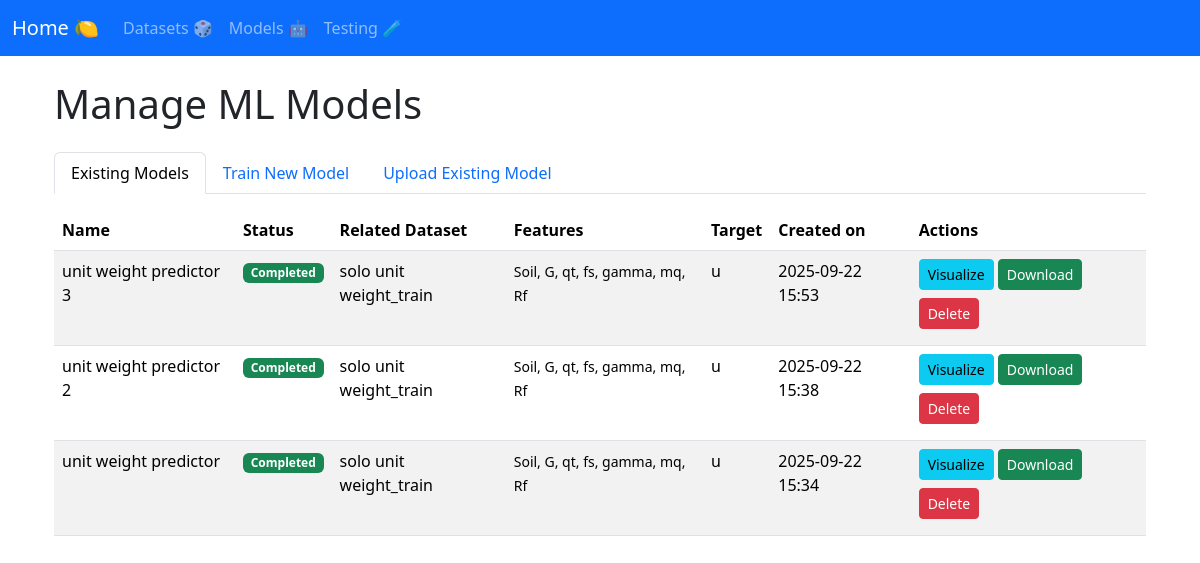
Page /manage_MLmodels/ on the earlier database version.
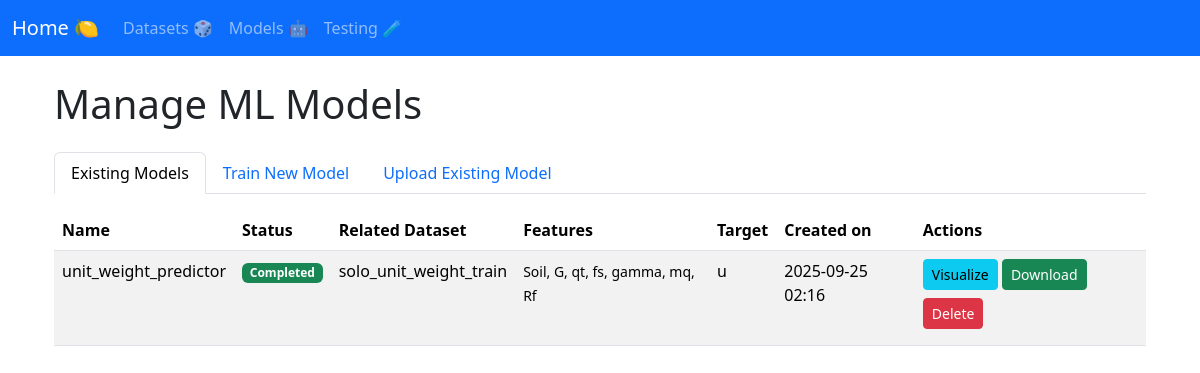
Same page on the later database version.
### manage_MLmodels/models.py (models this page shows, shortened)
class MLModel(models.Model):
    file = models.FileField(
        upload_to="MLmodels/",
        help_text="The ZIP file containing the model on Autogluon format",
        blank=True,
        null=True,
    )
    name = models.CharField(max_length=100, help_text="Name of the model")
    description = models.TextField(
        blank=True,
        null=True,
        help_text="A brief description about the model and it's purpouse",
    )
    related_dataset = models.ForeignKey(
        "manage_datasets.Dataset", on_delete=models.SET_NULL, null=True, blank=True
    )
    features = models.JSONField(
        help_text="List of features used by the model", blank=True, null=True
    )
    target = models.CharField(max_length=100, help_text="Target variable name")
    model_type = models.CharField(
        max_length=100,
        default="TabularPredictor",
        help_text="Type of model, e.g., TabularPredictor",
    )
    STATUS_CHOICES = [
        ("TRAINING", "Training"),
        ("COMPLETED", "Completed"),
        ("FAILED", "Failed"),
    ]
    status = models.CharField(
        max_length=10,
        choices=STATUS_CHOICES,
        default="COMPLETED",
        help_text="The current status of the model.",
    )
    date = models.DateTimeField(
        auto_now_add=True, help_text="Date and time when the dataset was uploaded"
    )
    uploaded_by = models.ForeignKey(
        User,
        on_delete=models.SET_NULL,
        blank=True,
        null=True,
        help_text="User who uploaded the model",
    )
    is_evaluated = models.BooleanField(
        default=False, help_text="Indicates if the model has been evaluated."
    )
    evaluation_date = models.DateTimeField(
        blank=True,
        null=True,
        help_text="Date and time when the model was last evaluated.",
    )
    evaluation_metrics = models.JSONField(
        blank=True,
        null=True,
        help_text="Key-value pairs of evaluation metrics (e.g., accuracy, F1-score).",
    )
    evaluation_plots = models.JSONField(
        blank=True,
        null=True,
        help_text="Cached plots from model evaluation or prediction simulations.",
    )

### manage_datasets/models.py (models this page shows)
class Dataset(models.Model):
    file = models.FileField(
        upload_to="datasets/", help_text="The CSV file containing the dataset"
    )
    name = models.CharField(max_length=100, help_text="Name of the dataset")
    separator = models.CharField(
        max_length=10,
        default=",",
        help_text="Separator used in the CSV file (e.g., ',', ';', '\t')",
    )
    encoding = models.CharField(
        max_length=20,
        default="utf-8",
        help_text="Encoding of the CSV file (e.g., 'utf-8', 'latin-1')",
    )
    description = models.TextField(
        blank=True, null=True, help_text="A brief description of the dataset's contents"
    )
    date = models.DateTimeField(
        auto_now_add=True, help_text="Date and time when the dataset was uploaded"
    )
    n_rows = models.IntegerField(default=0, help_text="Number of rows in the dataset")
    columns = models.JSONField(
        help_text="JSON representation of the column names and their data types"
    )
    n_columns = models.IntegerField(
        default=0, help_text="Number of columns in the dataset"
    )
    uploaded_by = models.ForeignKey(
        User,
        on_delete=models.SET_NULL,
        blank=True,
        null=True,
        help_text="User who uploaded the dataset",
    )
    plots_context = models.JSONField(
        blank=True, null=True, help_text="Cached plots for visualization"
    )
    stats_context = models.JSONField(
        blank=True, null=True, help_text="Cached stats for visualization"
    )
    head_context = models.TextField(
        blank=True,
        null=True,
        help_text="Cached HTML for the head of the dataset for visualization",
    )
    def __str__(self):
        return str(self.name)

### manage_MLmodels/views.py (the view, shortened to what this page needs)
# urls.py: path("", include("manage_MLmodels.urls")),
def manage_MLmodels(request):
    upload_form = None
    train_form = None
    selected_target = ""
    selected_features = []
    upload_form = upload_form or UploadMLModelForm(prefix="upload")
    if train_form is None:
        dataset_id = request.GET.get("train-dataset")
        if dataset_id:
            try:
                dataset = Dataset.objects.get(pk=dataset_id)
                columns = (
                    list(dataset.columns.keys())
                    if isinstance(dataset.columns, dict)
                    else list(dataset.columns or [])
                )
                choices = [
                    (c, c) for c in columns
                ]  # Instantiate with the dataset's initial value to show the select already with a value
                train_form = TrainMLModelForm(
                    prefix="train", initial={"dataset": dataset}
                )
                train_form.fields["target"].choices = choices
                train_form.fields["features"].choices = choices
            except Dataset.DoesNotExist:
                train_form = TrainMLModelForm(prefix="train")
        else:
            train_form = TrainMLModelForm(prefix="train")
    selected_features_json = json.dumps(selected_features)
    models = MLModel.objects.all().order_by("-date")
    context = {
        "models": models,
        "upload_form": upload_form,
        "train_form": train_form,
        "selected_target": selected_target,
        "selected_features_json": selected_features_json,
    }
    return render(request, "manage_MLmodels.html", context)

### templates/manage_MLmodels.html (shortened to what this page needs)
{% extends "base.html" %}
{% block content %}
<div class="container mt-4">
    <h1 class="mb-4">Manage ML Models</h1>
    <ul class="nav nav-tabs" id="modelTabs" role="tablist">
        <li class="nav-item" role="presentation">
            <button class="nav-link active" id="list-tab" data-bs-toggle="tab" data-bs-target="#list-panel" type="button" role="tab" aria-controls="list-panel" aria-selected="true">Existing Models</button>
        </li>
        <li class="nav-item" role="presentation">
            <button class="nav-link" id="train-tab" data-bs-toggle="tab" data-bs-target="#train-panel" type="button" role="tab" aria-controls="train-panel" aria-selected="false">Train New Model</button>
        </li>
        <li class="nav-item" role="presentation">
            <button class="nav-link" id="upload-tab" data-bs-toggle="tab" data-bs-target="#upload-panel" type="button" role="tab" aria-controls="upload-panel" aria-selected="false">Upload Existing Model</button>
        </li>
    </ul>
    <div class="tab-content" id="modelTabsContent">
        <div class="tab-pane fade show active" id="list-panel" role="tabpanel" aria-labelledby="list-tab">
            <div class="table-responsive mt-3">
                <table class="table table-striped table-hover">
                    <thead>
                        <tr>
                            <th scope="col">Name</th>
                            <th scope="col">Status</th>
                            <th scope="col">Related Dataset</th>
                            <th scope="col">Features</th>
                            <th scope="col">Target</th>
                            <th scope="col">Created on</th>
                            <th scope="col">Actions</th>
                        </tr>
                    </thead>
                    <tbody>
                        {% for model in models %}
                        <tr id="model-row-{{ model.id }}" {% if model.status == 'TRAINING' %}data-is-training="true"{% endif %}>
                            {% include "_MLmodel_row_partial.html" %}
                        </tr>
                        {% empty %}
                        <tr>
                            <td colspan="7" class="text-center">No models found.</td>
                        </tr>
                        {% endfor %}
                    </tbody>
                </table>
            </div>
        </div>
    </div>
</div>
{% endblock %}

### templates/_MLmodel_row_partial.html (shortened to what this page needs)
<td>{{ model.name }}</td>
<td>
    {% if model.status == 'TRAINING' %}
        <span class="badge bg-warning text-dark">{{ model.get_status_display }} <span class="spinner-border spinner-border-sm" role="status" aria-hidden="true"></span></span>
    {% elif model.status == 'COMPLETED' %}
        <span class="badge bg-success">{{ model.get_status_display }}</span>
    {% elif model.status == 'FAILED' %}
        <span class="badge bg-danger">{{ model.get_status_display }}</span>
    {% else %}
        <span class="badge bg-secondary">{{ model.get_status_display }}</span>
    {% endif %}
</td>
<td>{{ model.related_dataset.name|default:"N/A" }}</td>
<td>
    {% if model.features %}
        <small>{{ model.features|join:", " }}</small>
    {% else %}
        <span class="text-muted">N/A</span>
    {% endif %}
</td>
<td>{{ model.target|default_if_none:"N/A" }}</td>
<td>{{ model.date|date:"Y-m-d H:i" }}</td>
<td>
    <a href="{% url 'visualize_MLmodel_view' model.id %}"
        class="btn btn-sm btn-info mb-2 visualize-btn"
        >
        Visualize
    </a>
    {% if model.file %}
    <a href="{% url 'download_MLmodel_view' model.id %}"
        class="btn btn-sm btn-success mb-2">
        Download
    </a>
    {% endif %}
    <a href="{% url 'delete_MLmodel_view' model.id %}"
        class="btn btn-sm btn-danger mb-2"
        onclick="return confirm('Are you sure you want to delete this model?');">
        Delete
    </a>
</td>

Differences in the rows shown:
removed MLModel: name "unit weight predictor 3", status "Completed", related_dataset.name "solo unit weight_train", features "Soil, G, qt, fs, gamma, mq, Rf", target "u", date "2025-09-22 15:53", shows "Download"
removed MLModel: name "unit weight predictor 2", status "Completed", related_dataset.name "solo unit weight_train", features "Soil, G, qt, fs, gamma, mq, Rf", target "u", date "2025-09-22 15:38", shows "Download"
removed MLModel: name "unit weight predictor", status "Completed", related_dataset.name "solo unit weight_train", features "Soil, G, qt, fs, gamma, mq, Rf", target "u", date "2025-09-22 15:34", shows "Download"
added MLModel: name "unit_weight_predictor", status "Completed", related_dataset.name "solo_unit_weight_train", features "Soil, G, qt, fs, gamma, mq, Rf", target "u", date "2025-09-25 02:16", shows "Download"
